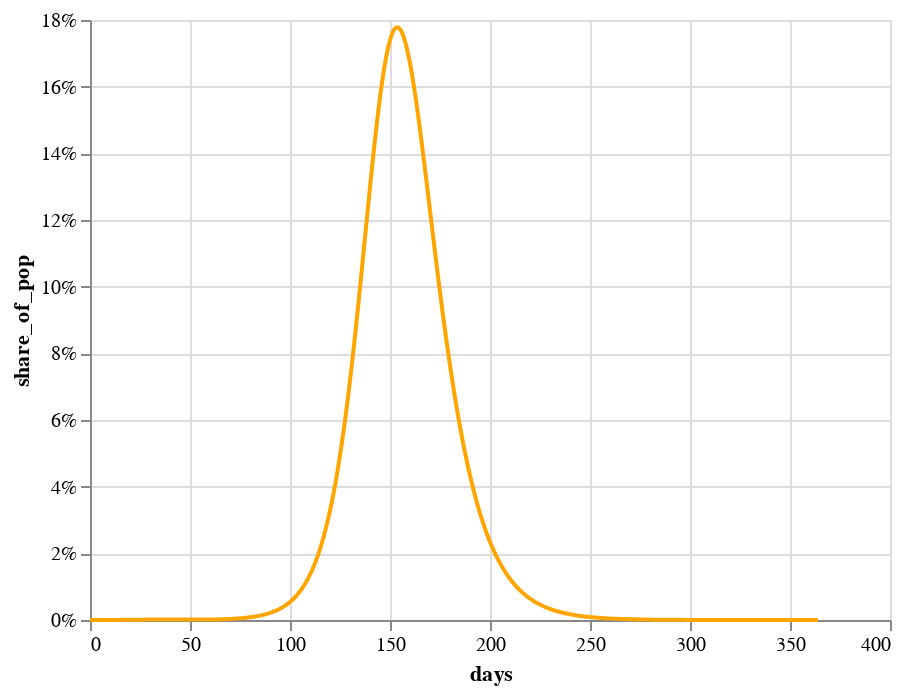

The cell this chart's notebook holds for it:
### Code cell
chart1=alt.Chart(longform[longform["variable"].isin(["Infected"])]).mark_line(color='orange'
    ).encode(
    alt.X('days:Q'),
    alt.Y('share_of_pop:Q',axis=alt.Axis(format='%')),
    tooltip=['days', 'share_of_pop'])

chart1

### Figure 1 — Vega-Lite specification as saved in the notebook (floating-point values rounded to 4 significant figures; data arrays with more than 128 entries replaced by an {"elided": "..."} marker saying what was removed)
{"config": {"view": {"continuousWidth": 400, "continuousHeight": 300}}, "data": {"name": "data-6b33bb27365363bf10d543626580793d"}, "mark": {"type": "line", "color": "orange"}, "encoding": {"tooltip": [{"type": "quantitative", "field": "days"}, {"type": "quantitative", "field": "share_of_pop"}], "x": {"type": "quantitative", "field": "days"}, "y": {"type": "quantitative", "axis": {"format": "%"}, "field": "share_of_pop"}}, "$schema": "https://vega.github.io/schema/vega-lite/v4.0.0.json", "datasets": {"data-6b33bb27365363bf10d543626580793d": {"elided": "365 records"}}}
